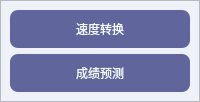
         <widget class="QWidget" name="page_clac">
          <layout class="QVBoxLayout" name="verticalLayout_5">
           <property name="spacing">
            <number>0</number>
           </property>
           <property name="leftMargin">
            <number>0</number>
           </property>
           <property name="topMargin">
            <number>0</number>
           </property>
           <property name="rightMargin">
            <number>0</number>
           </property>
           <property name="bottomMargin">
            <number>0</number>
           </property>
           <item>
            <widget class="QFrame" name="frame_clac">
             <property name="styleSheet">
              <string notr="true">QFrame{
    background-color: #EEF1F7
}</string>
             </property>
             <property name="frameShape">
              <enum>QFrame::StyledPanel</enum>
             </property>
             <property name="frameShadow">
              <enum>QFrame::Raised</enum>
             </property>
             <layout class="QVBoxLayout" name="verticalLayout_6">
              <item>
               <widget class="QPushButton" name="pushButton_conversaion">
                <property name="styleSheet">
                 <string notr="true">QPushButton {
    color:rgb(242, 250, 253);
    border-radius: 8px;
    padding: 10px 15px;
}
QPushButton:pressed {
    background-color: #D8D8FA;
}

QPushButton {
    background-color:#60669B;
}

QPushButton:pressed {
    background-color: #B0E0E6;
}</string>
                </property>
                <property name="text">
                 <string>速度转换</string>
                </property>
               </widget>
              </item>
              <item>
               <widget class="QPushButton" name="pushButton_forecast">
                <property name="styleSheet">
                 <string notr="true">QPushButton {
    color:rgb(242, 250, 253);
    border-radius: 8px;
    padding: 10px 15px;
}
QPushButton:pressed {
    background-color: #D8D8FA;
}

QPushButton {
    background-color:#60669B;
}

QPushButton:pressed {
    background-color: #B0E0E6;
}</string>
                </property>
                <property name="text">
                 <string>成绩预测</string>
                </property>
               </widget>
              </item>
             </layout>
            </widget>
           </item>
          </layout>
         </widget>
